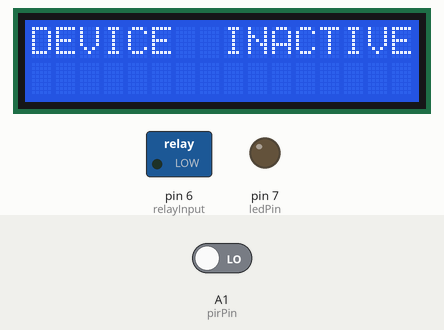
Simulated run of this program. Board: Arduino Uno, built with avr-gcc and run on an emulated ATmega328P. On the bench: 16×2 character LCD, switched loads named in the program (green lamp = pin HIGH), output pins drawn as LEDs (lit = HIGH). The inputs (shaded band) are chosen by the test bench; at power-on: A1 (pirPin) LOW. The modem accepts every AT command (registered, SIM ready, sends succeed) and sends nothing else.

Above: at 1.2 s.
1.3 s: A1 (pirPin) driven HIGH
At 3.4 s:
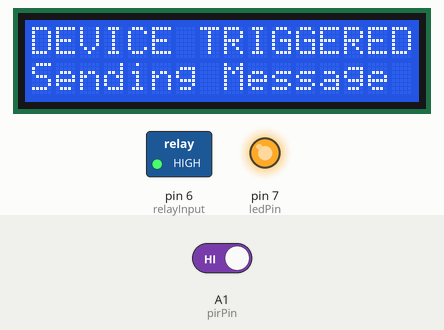
At 7.8 s:
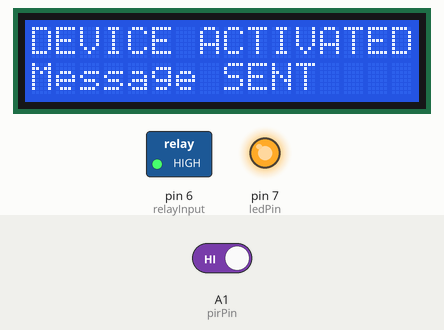
Timing chart, 0 to 9.3 s (numbered marks = the images above; inputs shaded):
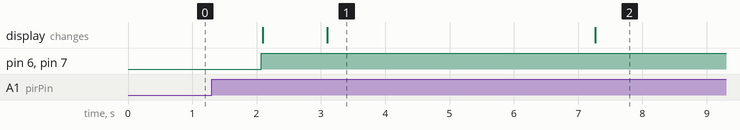

The program:

main.cpp
```cpp
#include <Arduino.h>
#include <LiquidCrystal.h>
#include <SoftwareSerial.h>

SoftwareSerial XBee(2, 3);
SoftwareSerial gsm(4, 5);

int ledPin = 7;  // LED
int pirPin = A1; // PIR Out pin
int pirStat = 0; // PIR status
int relayInput = 6;
const int rs = 8, en = 9, d4 = 10, d5 = 11, d6 = 12, d7 = 13;
LiquidCrystal lcd(rs, en, d4, d5, d6, d7);

void setup()
{
  lcd.begin(16, 2);
  pinMode(ledPin, OUTPUT);
  pinMode(pirPin, INPUT);
  pinMode(relayInput, OUTPUT);
  XBee.begin(9600);
  Serial.begin(9600);
  gsm.begin(9600); // Begin serial communication with Arduino and SIM800L
}

void SendMessage() // Function to Send Message
{
  lcd.setCursor(0, 1);
  lcd.print("Sending Message");
  delay(1000);

  gsm.println("AT+CMGF=1"); // Sets the GSM Module in Text Mode
  delay(1000);

  gsm.println("AT+CMGS=\"+919080108892\"\r"); // Replace x with mobile number
  delay(1000);

  gsm.println("Device Triggered"); // The SMS text you want to send
  delay(100);

  gsm.println((char)26); // ASCII code of CTRL+Z
  delay(1000);

  lcd.clear();
  lcd.setCursor(0, 0);
  lcd.print("DEVICE ACTIVATED");
  lcd.setCursor(0, 1);
  lcd.print("Message SENT");
  delay(1000);
}


void loop()
{
  pirStat = digitalRead(pirPin);
  if (pirStat == HIGH)
  {                             // if motion detected
    digitalWrite(ledPin, HIGH); // turn LED ON
    digitalWrite(relayInput, HIGH);
    XBee.write("  Device Triggered  ");
    lcd.clear();
    lcd.setCursor(0, 0);
    lcd.print("DEVICE TRIGGERED");
    delay(1000);
    SendMessage();
    delay(5000);
  }
  else
  {
    digitalWrite(ledPin, LOW); // turn LED OFF if we have no motion
    digitalWrite(relayInput, LOW);
    lcd.clear();
    lcd.setCursor(0, 0);
    lcd.print("DEVICE  INACTIVE");
    delay(1000);
  }
}
```

Measured:
- after the input at 1.3 s, pin 6 (relayInput), pin 7 (ledPin): LOW → HIGH after 0.77 s; the display: first changes after 0.80 s (image 1 shows a later state)
- what the display in image 1 shows lasts 4.2 s, from 3.1 s to 7.3 s
